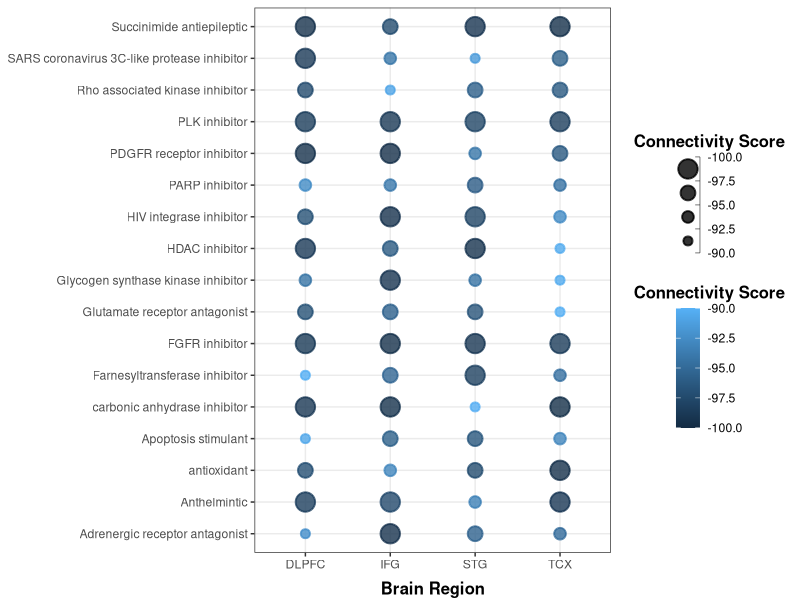

Here is the R script that generated this plot:
# Load required packages
required_packages <- c("ggplot2", "readr")
for (pkg in required_packages) {
  if (!requireNamespace(pkg, quietly = TRUE)) install.packages(pkg)
  library(pkg, character.only = TRUE)
}

# Load data
data <- read_csv("Data/shared_compound_data.csv")

# Generate bubble plot
shared_comp_plot <- ggplot(data, aes(x = Region, y = Description, size = Score, color = Score)) +
  geom_point(alpha = 0.8, stroke = 1, show.legend = TRUE) +
  scale_size_binned(range = c(8, 2), limits = c(-100, -90), n.breaks = 5) +
  scale_color_continuous(type = "gradient", breaks = seq(-100, -90, length.out = 5), limits = c(-100, -90)) +
  theme_bw() +
  labs(x = "Brain Region", size = "Connectivity Score", color = "Connectivity Score") +
  theme(
    axis.title.y = element_blank(),
    legend.title = element_text(size = 12, face = 'bold', hjust = 0.5), 
    axis.title.x = element_text(vjust = -0.5, size = 12, face = 'bold')
  )



